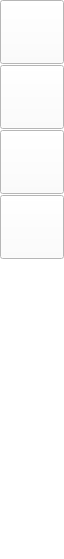
<?xml version="1.0" encoding="UTF-8"?>
<ui version="4.0">
    <class>OdysseySideMenu</class>
    <widget class="QWidget" name="OdysseySideMenu">
        <property name="geometry">
            <rect>
                <x>0</x>
                <y>0</y>
                <width>64</width>
                <height>559</height>
            </rect>
        </property>
        <property name="minimumSize">
            <size>
                <width>64</width>
                <height>0</height>
            </size>
        </property>
        <property name="maximumSize">
            <size>
                <width>64</width>
                <height>16777215</height>
            </size>
        </property>
        <property name="windowTitle">
            <string>Form</string>
        </property>
        <property name="styleSheet">
            <string notr="true">
                background-color: rgb(255, 255, 255);
                color: rgb(0, 0, 0);
            </string>
        </property>
        <widget class="QWidget" name="verticalLayoutWidget">
            <property name="geometry">
                <rect>
                    <x>0</x>
                    <y>0</y>
                    <width>66</width>
                    <height>559</height>
                </rect>
            </property>
            <layout class="QVBoxLayout" name="verticalLayout">
                <property name="spacing">
                    <number>1</number>
                </property>
                <item>
                    <widget class="QPushButton" name="type">
                        <property name="minimumSize">
                            <size>
                                <width>64</width>
                                <height>64</height>
                            </size>
                        </property>
                        <property name="maximumSize">
                            <size>
                                <width>64</width>
                                <height>64</height>
                            </size>
                        </property>
                        <property name="text">
                            <string />
                        </property>
                        <property name="icon">
                            <iconset resource="../resource/odyssey.qrc">
                                <normaloff>:/image/type.png</normaloff>:/image/type.png</iconset>
                        </property>
                        <property name="iconSize">
                            <size>
                                <width>64</width>
                                <height>64</height>
                            </size>
                        </property>
                    </widget>
                </item>
                <item>
                    <widget class="QPushButton" name="soft">
                        <property name="minimumSize">
                            <size>
                                <width>64</width>
                                <height>64</height>
                            </size>
                        </property>
                        <property name="maximumSize">
                            <size>
                                <width>64</width>
                                <height>64</height>
                            </size>
                        </property>
                        <property name="text">
                            <string />
                        </property>
                        <property name="icon">
                            <iconset resource="../resource/odyssey.qrc">
                                <normaloff>:/image/soft.png</normaloff>:/image/soft.png</iconset>
                        </property>
                        <property name="iconSize">
                            <size>
                                <width>64</width>
                                <height>64</height>
                            </size>
                        </property>
                    </widget>
                </item>
                <item>
                    <widget class="QPushButton" name="hard">
                        <property name="minimumSize">
                            <size>
                                <width>64</width>
                                <height>64</height>
                            </size>
                        </property>
                        <property name="maximumSize">
                            <size>
                                <width>64</width>
                                <height>64</height>
                            </size>
                        </property>
                        <property name="text">
                            <string />
                        </property>
                        <property name="icon">
                            <iconset resource="../resource/odyssey.qrc">
                                <normaloff>:/image/hard.png</normaloff>:/image/hard.png</iconset>
                        </property>
                        <property name="iconSize">
                            <size>
                                <width>64</width>
                                <height>64</height>
                            </size>
                        </property>
                    </widget>
                </item>
                <item>
                    <widget class="QToolButton" name="toolButton">
                        <property name="minimumSize">
                            <size>
                                <width>64</width>
                                <height>64</height>
                            </size>
                        </property>
                        <property name="maximumSize">
                            <size>
                                <width>64</width>
                                <height>64</height>
                            </size>
                        </property>
                        <property name="text">
                            <string />
                        </property>
                        <property name="icon">
                            <iconset resource="../resource/odyssey.qrc">
                                <normaloff>:/image/type.png</normaloff>:/image/type.png</iconset>
                        </property>
                        <property name="iconSize">
                            <size>
                                <width>64</width>
                                <height>64</height>
                            </size>
                        </property>
                    </widget>
                </item>
                <item>
                    <spacer name="verticalSpacer">
                        <property name="orientation">
                            <enum>Qt::Vertical</enum>
                        </property>
                        <property name="sizeHint" stdset="0">
                            <size>
                                <width>20</width>
                                <height>40</height>
                            </size>
                        </property>
                    </spacer>
                </item>
            </layout>
        </widget>
    </widget>
    <resources>
        <include location="../resource/odyssey.qrc" />
    </resources>
    <connections />
</ui>
